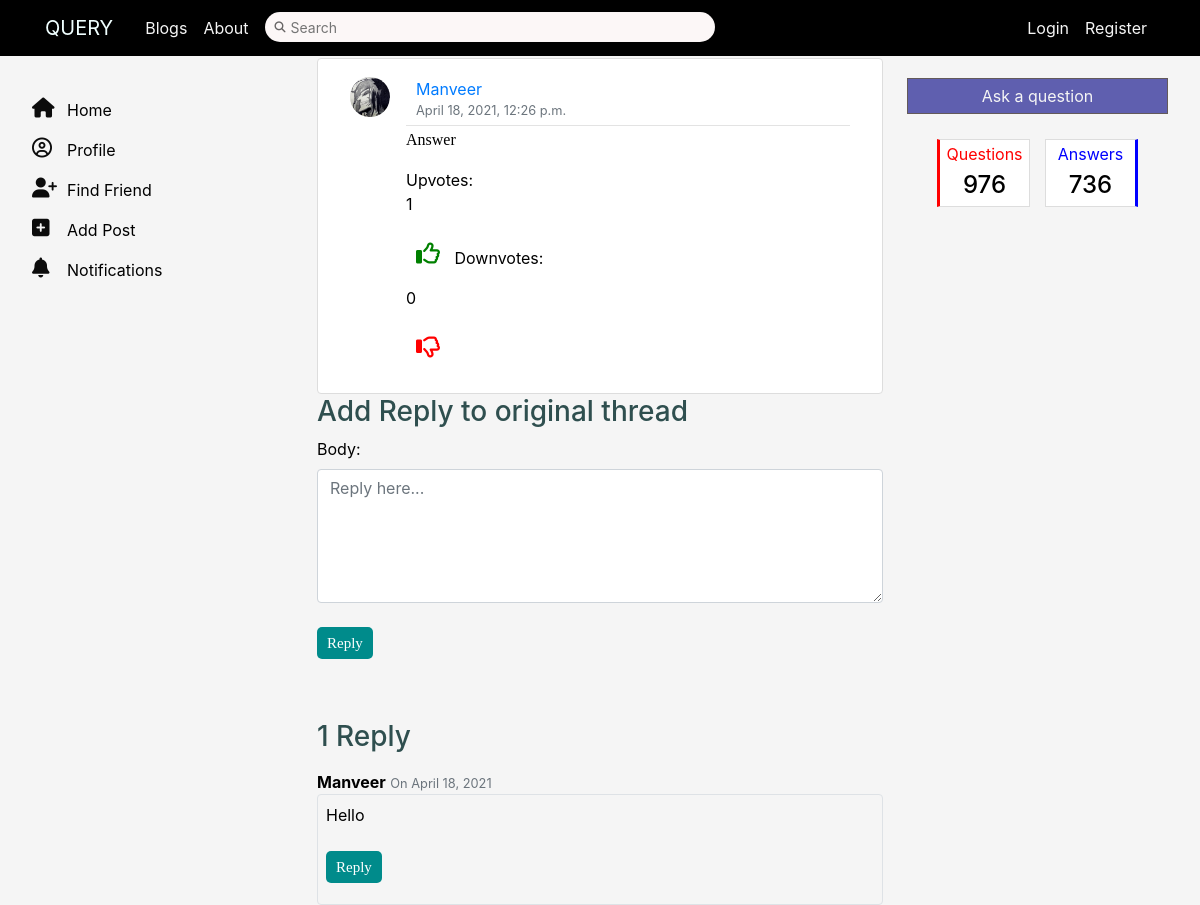
/Query/answer/2/, run on an earlier commit of the app's database.
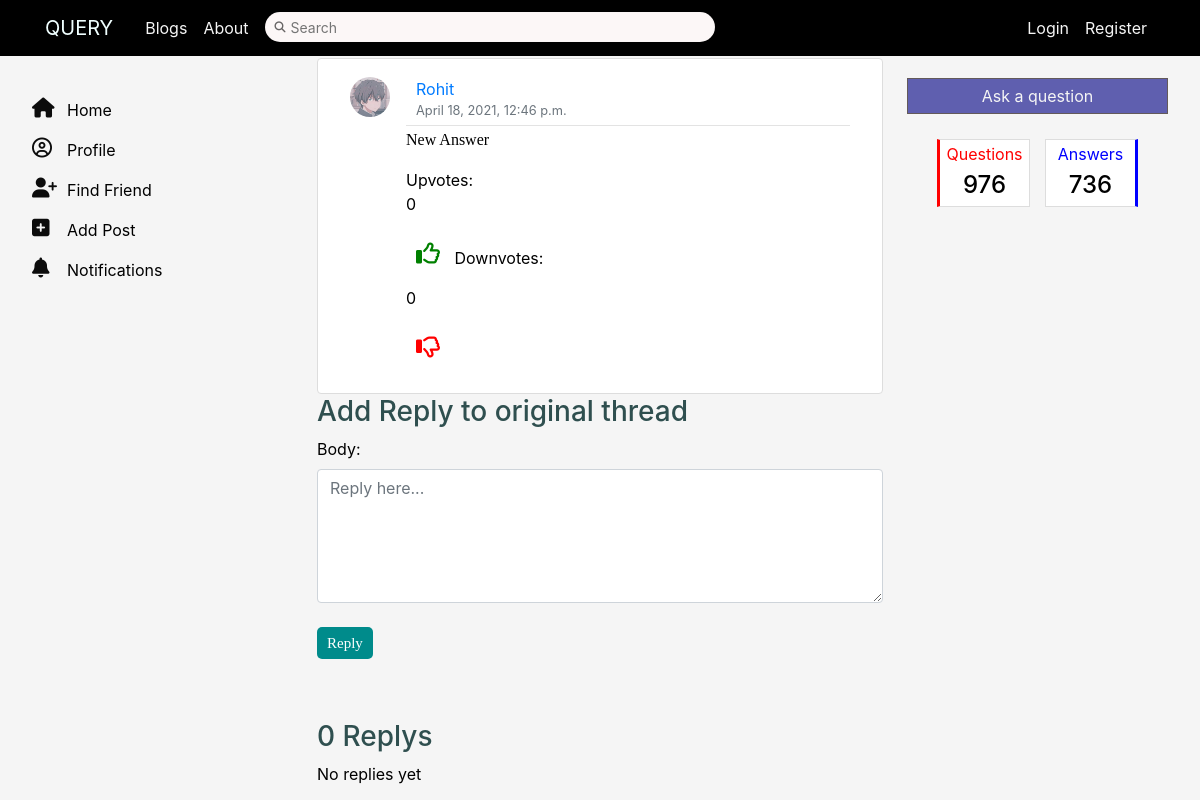
And on a later commit of the database.
### quesans/models.py (models this page shows, shortened)
class Answer(models.Model):
    user = models.ForeignKey(User, on_delete=models.CASCADE)
    question = models.ForeignKey(Question, on_delete=models.CASCADE)
    answer_text = models.TextField()
    date = models.DateTimeField(auto_now=True)
    is_anonymous = models.BooleanField(default=False)
    upvote = models.ManyToManyField(User,related_name = 'upvote')
    downvote = models.ManyToManyField(User,related_name = 'downvote')
    image = models.ImageField(null=True,blank=True,upload_to ='ans_images/')
    def get_replies(self):
        return self.replies.filter(parent=None).filter(active=True)

class Reply(models.Model):
    answer=models.ForeignKey(Answer,on_delete=models.CASCADE, related_name="replies")
    user=models.ForeignKey(User, on_delete=models.CASCADE)
    parent=models.ForeignKey("self", null=True, blank=True, on_delete=models.CASCADE)
    body = models.TextField()
    created = models.DateTimeField(auto_now_add=True)
    updated = models.DateTimeField(auto_now=True)
    active = models.BooleanField(default=True)
    class Meta:
        ordering = ('created',)
    def get_replies(self):
        return Reply.objects.filter(parent=self).filter(active=True)

### users/models.py (models this page shows, shortened)
class Profile(models.Model):
    user = models.OneToOneField(User, on_delete=models.CASCADE)
    image = models.ImageField(default='default.jpg', upload_to='profile_pics')
    bio = models.TextField(default="No Bio")
    city = models.CharField(default="Jaipur", max_length=100)
    state = models.CharField(default="Rajasthan", max_length=100)
    programme = models.CharField(default='B.Tech', max_length=15)
    branch = models.CharField(default='CSE', max_length=15)
    face = models.ImageField(blank=True, upload_to='faces')
    face_encode = encrypt(models.TextField(blank=True))
    two_factor = models.BooleanField(default=False)
    following = models.ManyToManyField(
        User, related_name='following')
    follow_request = models.ManyToManyField(
        User, related_name='requests')

### quesans/views.py (the view)
# urls.py: path('answer/<int:pk>/',views.AnswerDetail,name='ans-detail'),
def AnswerDetail(request, pk):
    answer = get_object_or_404(Answer, id=pk)
    replies = answer.replies.filter(active=True)
    new_reply = None
    if request.method == 'POST':
        reply_form = forms.PostReply(data=request.POST)
        if reply_form.is_valid():
            new_reply = reply_form.save(commit=False)
            new_reply.answer = answer
            new_reply.user = request.user
            new_reply.save()
            return HttpResponseRedirect(reverse('quesans:ans-detail', args=[str(pk)])+'#'+str(new_reply.id))
    else:
        reply_form = forms.PostReply()
    return render(request, 'quesans/answer_detail.html', {'answer': answer, 'replies': replies, 'reply_form': reply_form})

### quesans/forms.py
class PostReply(forms.ModelForm):
    class Meta:
        model = models.Reply
        fields = ['body']
    def __init__(self, *args, **kwargs):
        super(PostReply, self).__init__(*args, **kwargs)
        self.fields['body'].widget.attrs = {'placeholder': 'Reply here...', 'class':'form-control', 'rows':'5'}

### quesans/templates/quesans/answer_detail.html (shortened to what this page needs)
{% extends 'quesans/base_layout.html' %}
{% block content %}
<article class="media content-section" style="margin-top:20px, margin-bottom:50px">
  <img class="rounded-circle article-img" src="{{answer.user.profile.image.url }}" width='50' height='50' >
  <div class="media-body">
    <div class="article-metadata">
      {% if answer.is_anonymous %}
      <small class="text-muted">Anonymous</small>
      {% else %}
      <a class="mr-3" href="{% url 'profile-page' answer.user.id %}">{{answer.user.username}}</a>
      {% endif %}
      <small class="text-muted">{{answer.date}}</small>
    </div>
    <p class="article-content">{{answer.answer_text}}</p>
    Upvotes: <p class="upvote-count{{ answer.id }}">{{answer.upvote.count}}</p>
    <form action="{% url 'quesans:upvote-ans' answer.question.slug %}" method="POST" style="display: inline-block;" class="upvote-form" id="{{ answer.id }}">
        <button type="submit" class="btn mt-1 upvote-btn{{ answer.id }}" name="answer_id" value="{{ answer.id }}" style="background-color: transparent;">
        {% if answer in ulst %}
        <i class='fas fa-thumbs-up' style='font-size:24px;color:green'></i>
        {% else %}
        <i class='far fa-thumbs-up' style='font-size:24px;color:green'></i>
        {% endif %}
        </button>
    </form>
    Downvotes: <p class="downvote-count{{answer.id}}">{{answer.downvote.count}}</p>
    <form class="downvote-form" action="{% url 'quesans:downvote-ans' answer.question.slug %}" method="POST" style="display: inline-block;" id="{{answer.id}}">
        <button type="submit" class="btn mt-1 downvote-btn{{answer.id}}" name="answer_id" value="{{ answer.id }}" style="background-color: transparent;">
        {% if answer in dlst %}
        <i class='fas fa-thumbs-down' style='font-size:24px;color:red'></i>
        {% else %}
        <i class='far fa-thumbs-down' style='font-size:24px;color:red'></i>
        {% endif %}
        </button>
    </form>
  </div>
</article>
<h3>Add Reply to original thread</h3>
        <form method="post" action="">
            {{ reply_form.as_p }}
            <button type="submit" name ='reply-done' class="btn btn-primary">Reply</button>
        </form>
        {% with replies.count as total_replies %}
            <h3 class="mt-5">
                {{ total_replies }} Reply{{ total_replies|pluralize }}
            </h3>
        {% endwith %}
        {% if not answer.replies.all %}
            No replies yet
        {% else %}
            {% for reply in answer.get_replies %}
                {% include 'quesans/reply.html' with reply=reply %}
            {% endfor %}
        {% endif %}
{% endblock %}

### quesans/templates/quesans/reply.html (shortened to what this page needs)
<div class="border-0 border-start border-2 ps-2" id="{{reply.id}}">
        <div class="mt-3">
            <strong>{{reply.user.username}}</strong>
            <small class="text-muted">On {{ reply.created.date }}</small>
        </div>
        <div class="border p-2 rounded">
            <p>{{reply.body}}</p>
            <button class="btn btn-primary btn-sm" onclick="handleReply({{reply.id}})">Reply</button>
        </div>
</div>

What changed in the data, as far as the page shows it:
removed Reply: user.username "Manveer", created "April 18, 2021", body "Hello"
changed Answer: user.profile.image: picture added in place of a placeholder; user.username "Manveer" → "Rohit"; date "April 18, 2021, 12:26 p.m." → "April 18, 2021, 12:46 p.m."; answer_text "Answer" → "New Answer"; upvote.count "1" → "0"
Also different on the page:
{{ total_replies }}: "1" → "0"
text now shown: "No replies yet"
